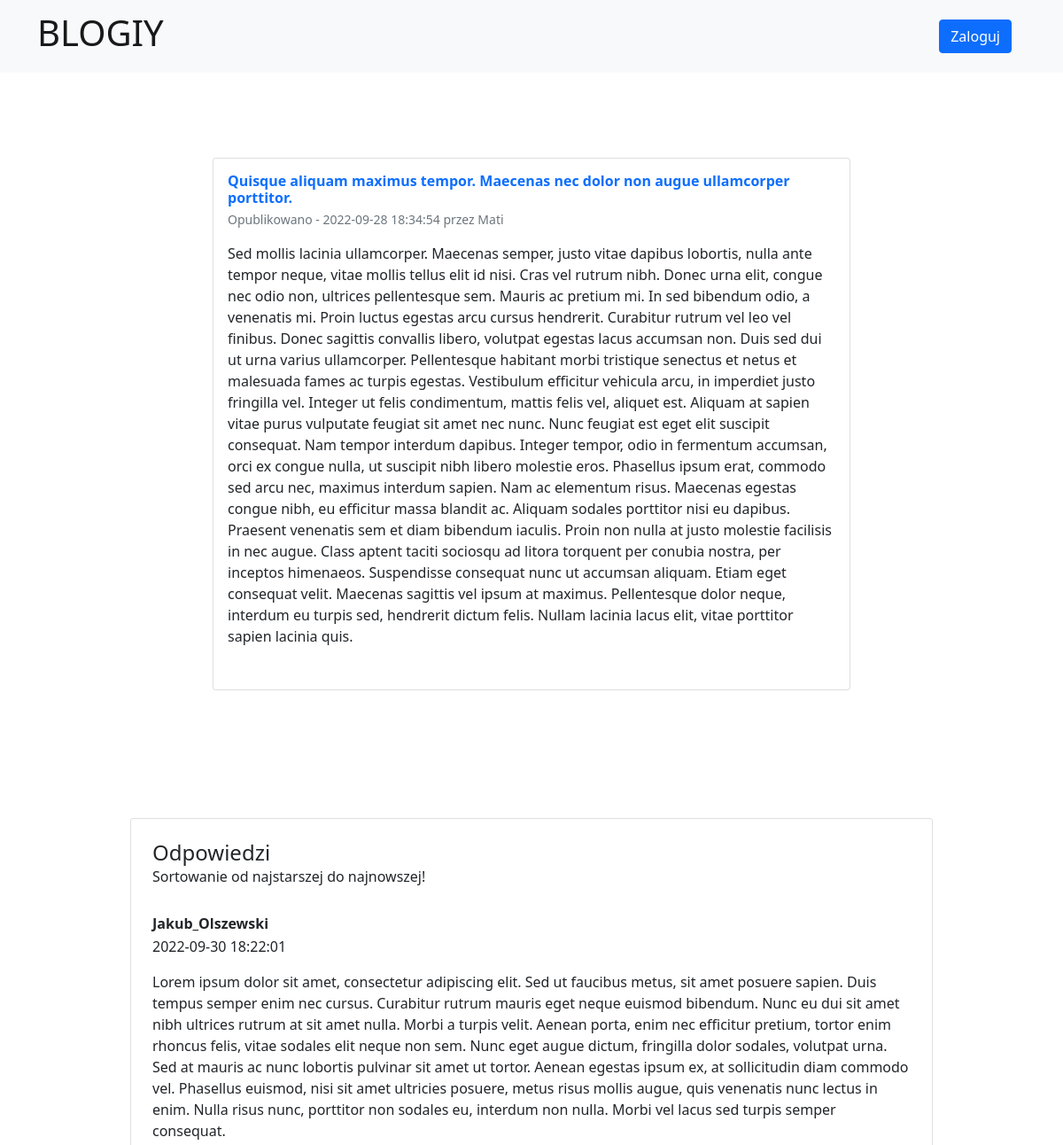
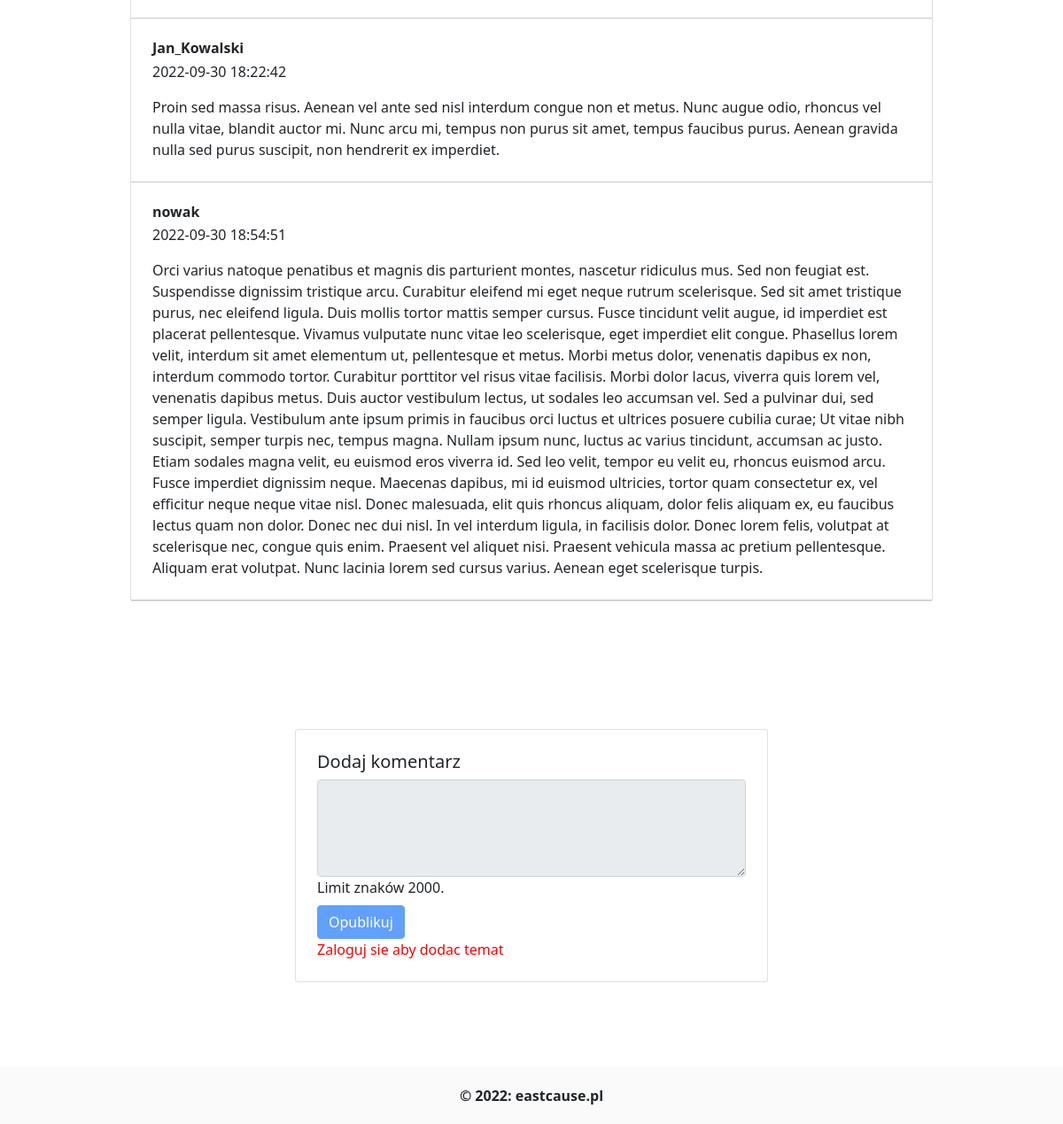
The app's page /post.php with its own data (2 pictures, top to bottom).
### tables this page shows
CREATE TABLE `posts` (
  `id` int(11) NOT NULL,
  `author` varchar(32) NOT NULL,
  `title` varchar(128) NOT NULL,
  `content` text NOT NULL,
  `views` int(11) NOT NULL,
  `last_updated` datetime NOT NULL DEFAULT current_timestamp(),
  `created_at` datetime NOT NULL DEFAULT current_timestamp()
);

CREATE TABLE `comments` (
  `id` int(11) NOT NULL,
  `post_id` int(11) NOT NULL,
  `author` varchar(128) NOT NULL,
  `content` text NOT NULL,
  `created_at` datetime NOT NULL DEFAULT current_timestamp()
);

### core/database.php (called while the page is built, shortened)
<?php
class Database {
    private $_connection;
    private static $_instance;
    private $_host = DB_HOST;
    private $_username = DB_USER;
    private $_password = DB_PASSWORD;
    private $_database = DB_DATABASE;
    public static function getInstance() {
        if(!self::$_instance) {
            self::$_instance = new self();
        }
        return self::$_instance;
    }
    private function __construct() {
        $this->_connection = new PDO("mysql:host=" . $this->_host . ";dbname=" . $this->_database, $this->_username,
            $this->_password);
    }
    public function getConnection() {
        return $this->_connection;
    }
}

### checklogin.php (called while the page is built, shortened)
<?php
$logged = false;

### post.php (the view, shortened to what this page needs)
<?php
    require 'core/database.php';
    $db = Database::getInstance();
    $post_id = 1;
    $select = $db->getConnection()->prepare("SELECT * FROM `posts` WHERE `id`=:id");
    $select->bindParam(':id', $post_id);
    $select->execute();
    include 'checklogin.php';
    $post = $select->fetch();
    $comments = array();
    $select2 = $db->getConnection()->prepare("SELECT * FROM `comments` WHERE `post_id`=:id ORDER BY `created_at` ASC;");
    $select2->bindParam(':id', $post_id);
    $select2->execute();
    while ($row = $select2->fetch()){
        $comments[] = $row;
    }
    $firstComment = null;
    if(count($comments) != 0) {
        $firstComment = $comments[0];
        unset($comments[0]);
    }
?>
<!DOCTYPE html>
<html lang="pl-PL">
    <head>
        <link rel="stylesheet" href="css/bootstrap.css">
        <link rel="stylesheet" href="css/newstyle.css">
    </head>
    <body class="d-flex flex-column min-vh-100">
        <?php include 'nav.php' ?>
        <div class="container">
            <section>
                <div class="container my-5 py-5">
                    <div class="row d-flex justify-content-center">
                        <div class="col-md-12 col-lg-10 col-xl-8">
                            <div class="card">
                                <div class="card-body">
                                    <div class="d-flex flex-start align-items-center">
                                        <div>
                                            <h6 class="fw-bold text-primary mb-1"><?php echo $post[2]?></h6>
                                            <p class="text-muted small mb-0">Opublikowano - <?php echo $post[6] ?> przez <?php echo $post[1] ?></p>
                                        </div>
                                    </div>
                                    <p class="mt-3 mb-4 pb-2"><?php echo $post[3] ?></p>
                                </div>
                            </div>
                        </div>
                    </div>
                </div>
            </section>
            <section >
                <div class="container my-5 py-5">
                    <div class="row d-flex justify-content-center">
                        <div class="col-md-12 col-lg-10">
                            <div class="card text-dark">
                                <div class="card-body p-4">
                                    <h4 class="mb-0">Odpowiedzi</h4>
                                    <p class="fw-light mb-4 pb-2">Sortowanie od najstarszej do najnowszej!</p>
                                    <div class="d-flex flex-start">
                                        <div>
                                            <?php if($firstComment == null){ ?>
                                                Brak odpowiedzi
                                            <?php }else{ ?>
                                                <h6 class="fw-bold mb-1"><?php echo $firstComment[2] ?></h6>
                                                <div class="d-flex align-items-center mb-3">
                                                    <p class="mb-0"><?php echo $firstComment[4] ?></p>
                                                </div>
                                                <p class="mb-0"><?php echo $firstComment[3] ?></p>
                                            <?php } ?>
                                        </div>
                                    </div>
                                </div>
                                <hr class="my-0" />
                                <?php if(count($comments) > 0){
                                    foreach ($comments as $comment) {?>
                                        <div class="card-body p-4">
                                            <div class="d-flex flex-start">
                                                <div>
                                                    <h6 class="fw-bold mb-1"><?php echo $comment[2] ?></h6>
                                                    <div class="d-flex align-items-center mb-3">
                                                        <p class="mb-0"><?php echo $comment[4] ?></p>
                                                    </div>
                                                    <p class="mb-0">
                                                        <?php echo $comment[3] ?>
                                                    </p>
                                                </div>
                                            </div>
                                        </div>
                                        <hr class="my-0" />
                                    <?php }} ?>
                            </div>
                        </div>
                    </div>
                </div>
            </section>
            <section>
                <div class="container my-5 py-5 text-dark">
                    <div class="row d-flex justify-content-center">
                        <div class="col-md-10 col-lg-8 col-xl-6">
                            <div class="card">
                                <div class="card-body p-4">
                                    <div class="d-flex flex-start w-100">
                                        <div class="w-100">
                                            <h5>Dodaj komentarz</h5>
                                            <form method="post">
                                                <div class="form-outline">
                                                    <textarea class="form-control" name="content" id="textAreaExample" <?php if(!$logged) echo 'disabled'?> rows="4" maxlength="2000"></textarea>
                                                    <label class="form-label" <?php if(!$logged) echo 'disabled'?> for="textAreaExample">Limit znaków 2000.</label>
                                                </div>
                                                <button type="submit" name="submit" <?php if(!$logged) echo 'disabled'?> class="btn btn-primary">
                                                    Opublikuj
                                                </button>
                                                <?php
                                                    if(!$logged){
                                                        echo '<br><span class="error">Zaloguj sie aby dodac temat</span> ';
                                                    }
                                                ?>
                                            </form>
                                        </div>
                                    </div>
                                </div>
                            </div>
                        </div>
                    </div>
            </section>
        </div>
        <?php include 'footer.php'?>
    </body>
</html>

### css/newstyle.css (style rules this page uses)
.error { color: red; }

### records on screen
posts: title "Quisque aliquam maximus tempor. Maecenas nec dolor non augue ullamcorper porttitor.", created_at "2022-09-28 18:34:54", author "Mati", content "Sed mollis lacinia ullamcorper. Maecenas semper, justo vitae dapibus lobortis, nulla ante tempor neque, vitae mollis tellus elit id nisi. Cras vel rutrum nibh. Donec urna elit, congue nec odio non, ultrices pellentesque sem. Mauris ac pretium mi. In sed bibendum odio, a venenatis mi. Proin luctus egestas arcu cursus hendrerit. Curabitur rutrum vel leo vel finibus. Donec sagittis convallis libero, volutpat egestas lacus accumsan non. Duis sed dui ut urna varius ullamcorper. Pellentesque habitant morbi tristique senectus et netus et malesuada fames ac turpis egestas. Vestibulum efficitur vehicula arcu, in imperdiet justo fringilla vel. Integer ut felis condimentum, mattis felis vel, aliquet…"
comments: author "Jakub_Olszewski", created_at "2022-09-30 18:22:01", content "Lorem ipsum dolor sit amet, consectetur adipiscing elit. Sed ut faucibus metus, sit amet posuere sapien. Duis tempus semper enim nec cursus. Curabitur rutrum mauris eget neque euismod bibendum. Nunc eu dui sit amet nibh ultrices rutrum at sit amet nulla. Morbi a turpis velit. Aenean porta, enim nec efficitur pretium, tortor enim rhoncus felis, vitae sodales elit neque non sem. Nunc eget augue dictum, fringilla dolor sodales, volutpat urna. Sed at mauris ac nunc lobortis pulvinar sit amet ut tortor. Aenean egestas ipsum ex, at sollicitudin diam commodo vel. Phasellus euismod, nisi sit amet ultricies posuere, metus risus mollis augue, quis venenatis nunc lectus in enim. Nulla risus nunc,…"
comments: author "Jan_Kowalski", created_at "2022-09-30 18:22:42", content "Proin sed massa risus. Aenean vel ante sed nisl interdum congue non et metus. Nunc augue odio, rhoncus vel nulla vitae, blandit auctor mi. Nunc arcu mi, tempus non purus sit amet, tempus faucibus purus. Aenean gravida nulla sed purus suscipit, non hendrerit ex imperdiet."
comments: author "nowak", created_at "2022-09-30 18:54:51", content "Orci varius natoque penatibus et magnis dis parturient montes, nascetur ridiculus mus. Sed non feugiat est. Suspendisse dignissim tristique arcu. Curabitur eleifend mi eget neque rutrum scelerisque. Sed sit amet tristique purus, nec eleifend ligula. Duis mollis tortor mattis semper cursus. Fusce tincidunt velit augue, id imperdiet est placerat pellentesque. Vivamus vulputate nunc vitae leo scelerisque, eget imperdiet elit congue. Phasellus lorem velit, interdum sit amet elementum ut, pellentesque et metus. Morbi metus dolor, venenatis dapibus ex non, interdum commodo tortor. Curabitur porttitor vel risus vitae facilisis. Morbi dolor lacus, viverra quis lorem vel, venenatis dapibus metus.…"
